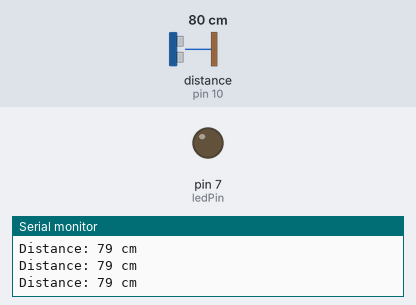
Recording of a sketch running on a simulated Arduino Uno, built with avr-gcc and run on an emulated ATmega328P. Shown: output pins drawn as LEDs (lit = HIGH), the last lines printed to the serial monitor. Wiring (inferred from the names in the program): ultrasonic range finder: trigger pin 9; echo pin 10. Dashed ring = blinking. Inputs (shaded band) come from the test bench; at power-on: distance to the obstacle (sensor on pin 10) 80 cm. The echo pulse lasts 58.3 µs per cm; pins used as bus, display or sensor lines are not drawn.

Above: at 1.2 s.
1.3 s: distance to the obstacle (sensor on pin 10) set to 33 cm
2.8 s: distance to the obstacle (sensor on pin 10) set to 29 cm
At 2.95 s:
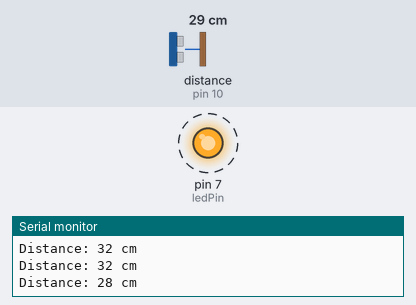
5.8 s: distance to the obstacle (sensor on pin 10) set to 35 cm
At 6.9 s:
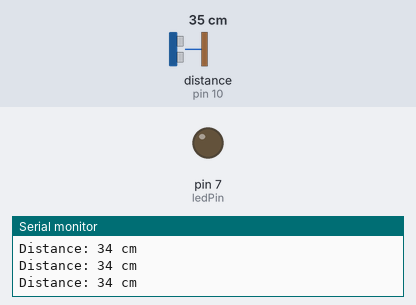
7.3 s: distance to the obstacle (sensor on pin 10) set to 2 cm
At 7.59 s:
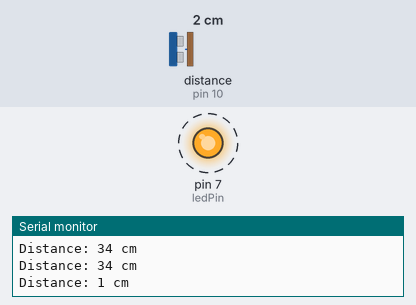
Timing chart, 0 to 11.3 s (numbered marks = the images above; inputs shaded):
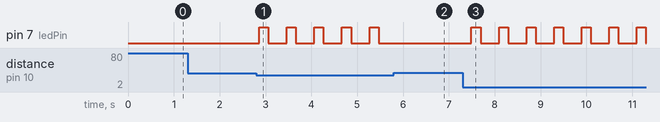

The sketch:

Reverse_Assist_for_E_Car.ino
```cpp
// -------------------------
// Ultrasonic Reverse Assist for E-Car
// -------------------------

// Define pins for the ultrasonic sensor
const int trigPin = 9;
const int echoPin = 10;

// Define pin for dashboard LED indicator
const int ledPin = 7;

// Safe distance threshold in cm
const int safeDistance = 30;

void setup() {
  // Initialize serial communication
  Serial.begin(9600);

  // Pin modes
  pinMode(trigPin, OUTPUT);
  pinMode(echoPin, INPUT);
  pinMode(ledPin, OUTPUT);

  Serial.println("E-Car Reverse Assist System Activated");
}

void loop() {
  // Clear the trigPin
  digitalWrite(trigPin, LOW);
  delayMicroseconds(2);

  // Send a 10-microsecond pulse to trigger the sensor
  digitalWrite(trigPin, HIGH);
  delayMicroseconds(10);
  digitalWrite(trigPin, LOW);

  // Measure time taken for echo
  long duration = pulseIn(echoPin, HIGH);

  // Convert time to distance (cm)
  long distance = (duration * 0.0343) / 2;

  // Print distance on Serial Monitor
  Serial.print("Distance: ");
  Serial.print(distance);
  Serial.println(" cm");

  // Check if object is within safe distance
  if (distance > 0 && distance <= safeDistance) {
    // Blink LED to alert driver
    digitalWrite(ledPin, HIGH);
    delay(200);
    digitalWrite(ledPin, LOW);
    delay(200);
  } else {
    // Keep LED off
    digitalWrite(ledPin, LOW);
  }

  delay(200); // Small delay before next measurement
}
```

Measured:
- the behaviour switches between 32 and 31 cm on distance to the obstacle (sensor on pin 10) (found by bisection; images 0 and 1)
- after the input at 2.8 s, pin 7 (ledPin): alternates HIGH for 0.20 s and LOW for 0.40 s, starting after 0.06 s
- after the input at 5.8 s, pin 7 (ledPin): stops changing and stays LOW
- after the input at 7.3 s, pin 7 (ledPin): alternates HIGH for 0.20 s and LOW for 0.40 s, starting after 0.19 s
